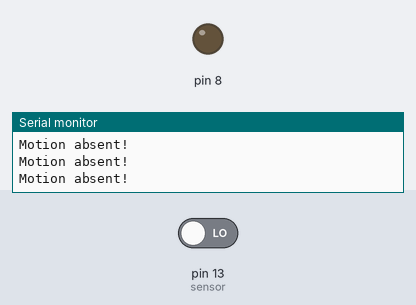
Simulated run of this sketch. Board: Arduino Uno, built with avr-gcc and run on an emulated ATmega328P. Parts: output pins drawn as LEDs (lit = HIGH), the last lines printed to the serial monitor. The test bench sets the inputs (shaded band); at power-on: pin 13 (sensor) LOW.

Above: at 3.0 s.
3.1 s: pin 13 (sensor) driven HIGH
At 3.7 s:
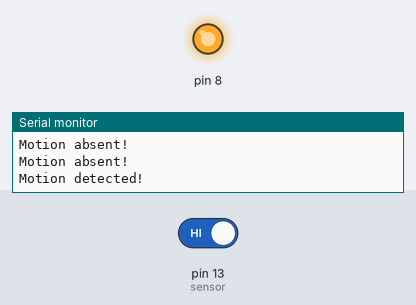
4.8 s: pin 13 (sensor) driven LOW
At 6.6 s:
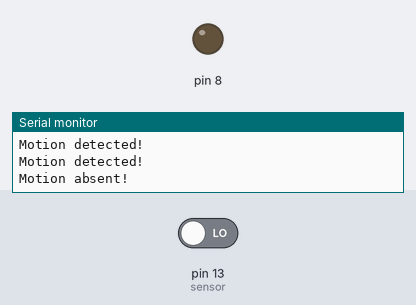
Timing chart, 0 to 8.1 s (numbered marks = the images above; inputs shaded):
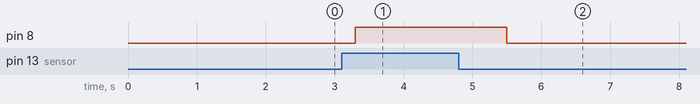

The sketch:

pirbuzzerled.ino
```cpp
int sensor = 13;


void setup() {
  Serial.begin (9600);
  pinMode(sensor, INPUT);
  pinMode(8,OUTPUT);
}

void loop() {
  // put your main code here, to run repeatedly:
   digitalWrite(8,LOW);
      long state = digitalRead(sensor);
    if(state == HIGH) {
      digitalWrite (LED_BUILTIN, LOW);
      Serial.println("Motion detected!");
      digitalWrite(8,HIGH);
      delay(100);
    }
    else {
      digitalWrite (LED_BUILTIN, HIGH);
      Serial.println("Motion absent!");
      delay(100);
     digitalWrite(8,LOW);
      }
      delay(1000);
}
```

Measured:
- after the input at 3.1 s, pin 8: LOW → HIGH after 0.20 s
- after the input at 4.8 s, pin 8: HIGH → LOW after 0.70 s
